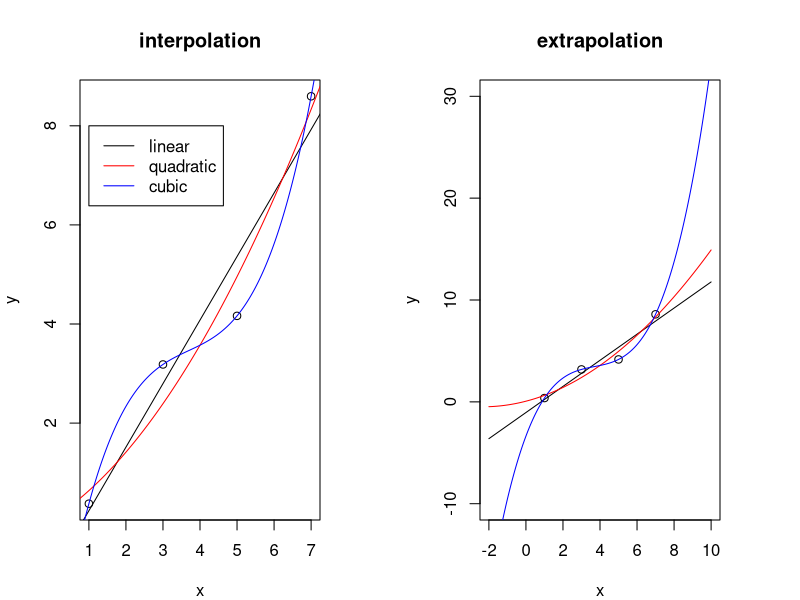
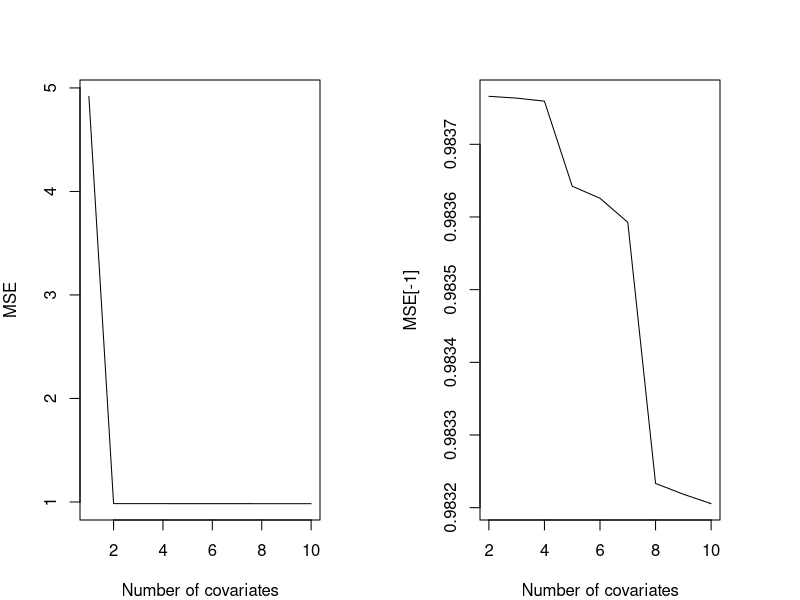
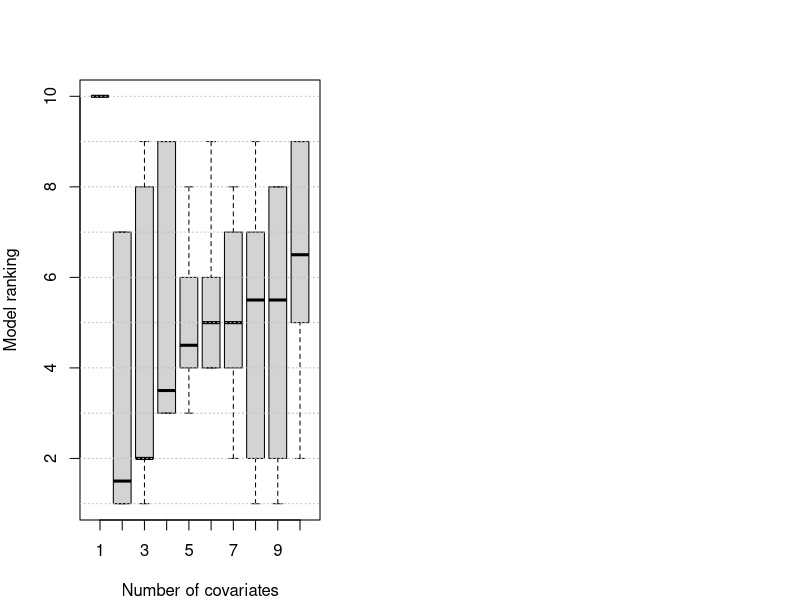

R code for these plots, in order:
## ---- chunk 1
set.seed(1)
x=c(1,3,5,7)
y=rnorm(4,mean=x,sd=1)
dat=data.frame(x=x,y=y,x2=x^2,x3=x^3)

par(mfrow=c(1,2),mar=rep(4,4))

#interpolation
plot(y~x,data=dat,main='interpolation')
k=lm(y~x,data=dat)
x1=seq(from=-2,to=10,length.out=1000)
lines(x1,k$coef[1]+k$coef[2]*x1)

k=lm(y~x+x2,data=dat)
lines(x1,k$coef[1]+k$coef[2]*x1+k$coef[3]*(x1^2),col='red')

k=lm(y~x+x2+x3,data=dat)
lines(x1,k$coef[1]+k$coef[2]*x1+k$coef[3]*(x1^2)+k$coef[4]*(x1^3),col='blue')
legend(1,8,col=c('black','red','blue'),c('linear','quadratic','cubic'),lty=1)

#extrapolation
plot(y~x,data=dat,xlim=c(-2,10),ylim=c(-10,30),main='extrapolation')
k=lm(y~x,data=dat)
x1=seq(from=-2,to=10,length.out=1000)
lines(x1,k$coef[1]+k$coef[2]*x1)

k=lm(y~x+x2,data=dat)
lines(x1,k$coef[1]+k$coef[2]*x1+k$coef[3]*(x1^2),col='red')

k=lm(y~x+x2+x3,data=dat)
lines(x1,k$coef[1]+k$coef[2]*x1+k$coef[3]*(x1^2)+k$coef[4]*(x1^3),col='blue')
## ---- chunk 2
#generate fake data
set.seed(1)
n=10000
ncov=10
xmat=matrix(rnorm(n*ncov),n,ncov)
colnames(xmat)=paste('x',1:ncov,sep='')
b0=-1; b1=2; b2=2
y=rnorm(n,mean=b0+b1*xmat[,'x1']+b2*xmat[,'x2'],sd=1) #only x1 and x2 are important covariates
dat=data.frame(cbind(y,xmat))
## ---- chunk 3
#iteratively fit a lm with 1,2,...,10 covariates and calculate MSE
MSE=rep(NA,ncov)
for (i in 1:ncov){
  nomes=c('y',paste('x',1:i,sep=''))
  dat.tmp=dat[,nomes]
  k=lm(y~.,data=dat.tmp)
  MSE[i]=mean(k$residuals^2)
}
plot(1:ncov,MSE,type='l',xlab='Number of covariates')
## ---- chunk 4
plot(2:ncov,MSE[-1],type='l',xlab='Number of covariates')
## ---- chunk 5
#iteratively fit a lm with 1,2,...,10 covariates 
#then use cross-validation to calculate the out-of-sample MSE
nvalid=10
MSE=matrix(NA,nvalid,ncov)
ind=rep(1:nvalid,each=nrow(dat)/nvalid)
for (i in 1:ncov){
  nomes=c('y',paste('x',1:i,sep=''))
  for (j in 1:nvalid){
    #train the model on 9 chunks
    ind.train=which(ind!=j)
    dat.train=dat[ind.train,nomes]
    k=lm(y~.,data=dat.train)
    
    #make predictions for the left-out chunk
    ind.pred=which(ind==j)
    dat.pred=dat[ind.pred,nomes]
    k=predict(k,newdata=dat.pred)
    MSE[j,i]=mean((dat$y[ind.pred]-k)^2)
  }
}

#get ranking of each model
rank=matrix(NA,nvalid,ncov)
for (i in 1:nvalid){
  ind=order(MSE[i,])
  rank[i,ind]=1:10
}
boxplot(rank,xlab='Number of covariates',ylab='Model ranking')
abline(h=1:10,col='grey',lty=3)
## ---- chunk 6
#generate fake data
set.seed(1)
n=10000
ncov=10
xmat=matrix(rnorm(n*ncov),n,ncov)
colnames(xmat)=paste('x',1:ncov,sep='')
b0=-1; b1=2; b2=2
y=rnorm(n,mean=b0+b1*xmat[,'x1']+b2*xmat[,'x2'],sd=1) #only x1 and x2 are important covariates
dat=data.frame(cbind(y,xmat))
## ---- chunk 7
#Iteratively fit and test 2 models:
#1) a lm model with 10 covariates
#2) the model chosen by our model selection procedure using AIC
library('MASS')

nmod=3
nvalid=10
MSE=matrix(NA,nvalid,nmod)
colnames(MSE)=c('all covariates','AIC model','true covariates')
rownames(MSE)=paste('fold',1:nvalid)

ind=rep(1:nvalid,each=nrow(dat)/nvalid)
covs=matrix(NA,nvalid,10)
rownames(covs)=paste('fold',1:nvalid)

nomes=c('y',paste('x',1:10,sep=''))
for (j in 1:nvalid){
  #train the model on 9 chunks
  ind.train=which(ind!=j)
  dat.train=dat[ind.train,nomes]
  k=lm(y~.,data=dat.train)
    
  #make predictions for the left-out chunk based on model with all covariates
  ind.pred=which(ind==j)
  dat.pred=dat[ind.pred,nomes]
  k1=predict(k,newdata=dat.pred)
  MSE[j,1]=mean((dat$y[ind.pred]-k1)^2)
  
  #make predictions based on model chosen by selection procedure with AIC
  step1 <- stepAIC(k, direction="both")
  k2=predict(step1,newdata=dat.pred)
  MSE[j,2]=mean((dat$y[ind.pred]-k2)^2)
  nomes1=names(step1$coefficients)
  covs[j,1:length(nomes1)]=nomes1
  
  #make predictions based on true covariates
  dat.train=dat[ind.train,c('y','x1','x2')]
  k=lm(y~.,data=dat.train)
    
  dat.pred=dat[ind.pred,c('y','x1','x2')]
  k1=predict(k,newdata=dat.pred)
  MSE[j,3]=mean((dat$y[ind.pred]-k1)^2)
}
MSE
## ---- chunk 8
MSE
## ---- chunk 9
MSE[,'AIC model']<MSE[,'all covariates']
## ---- chunk 10
covs
